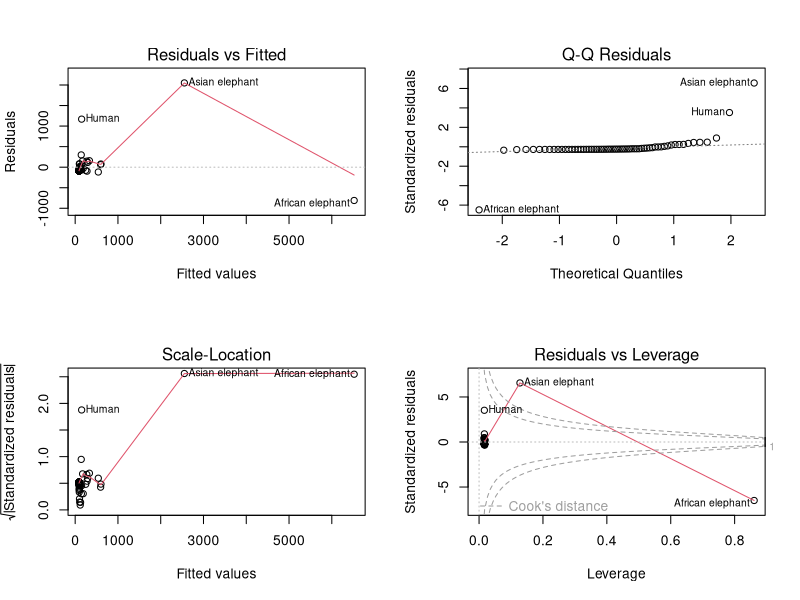
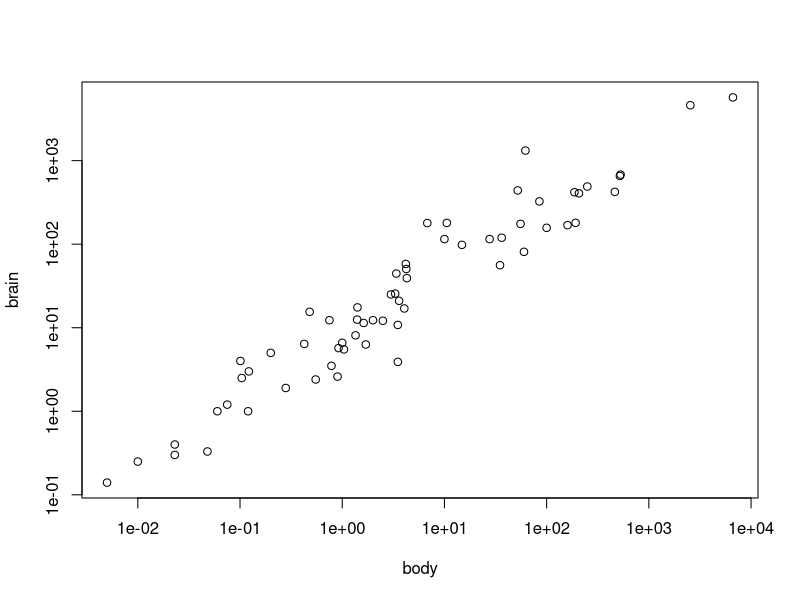
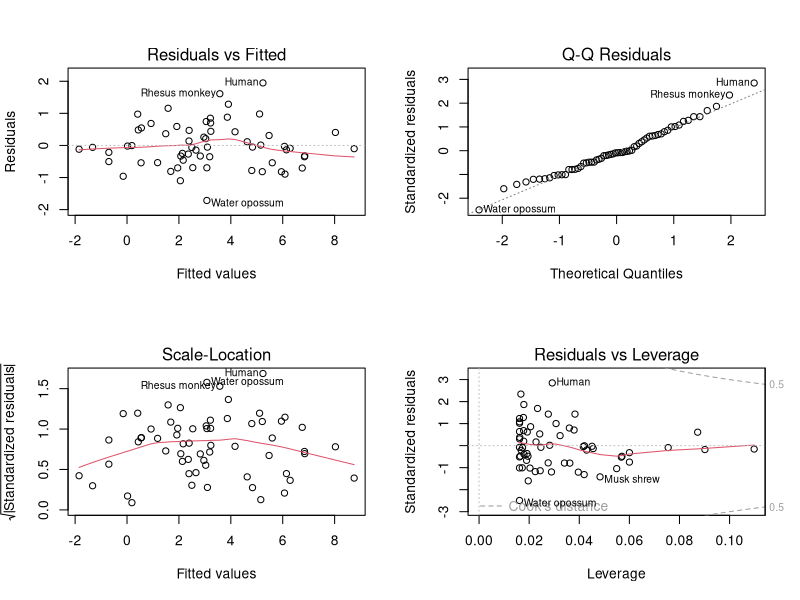
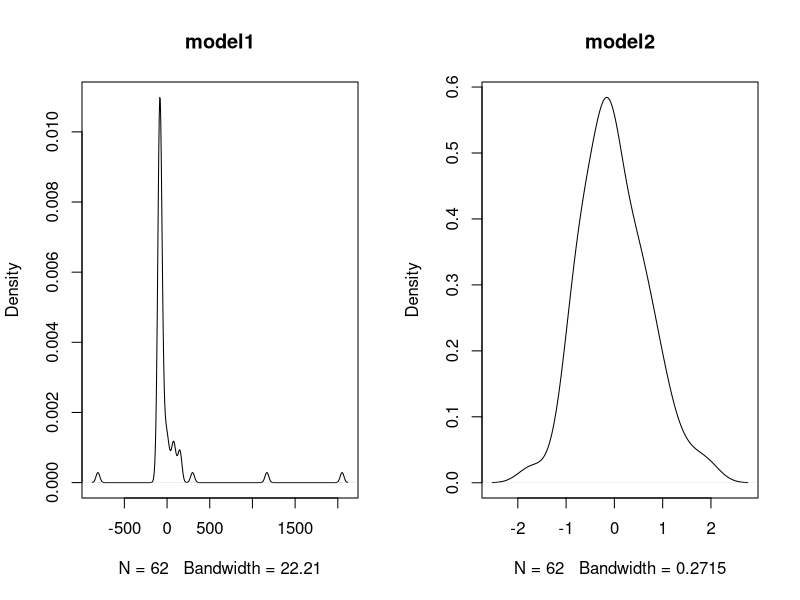
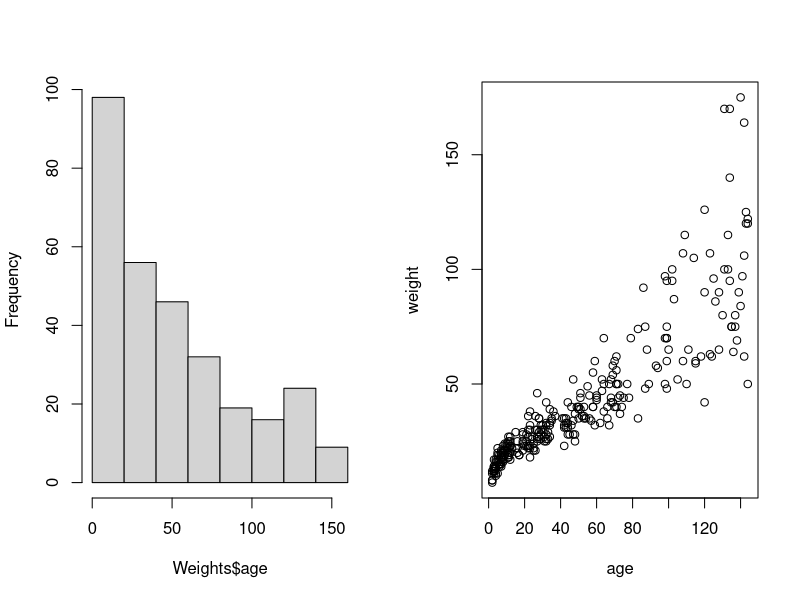
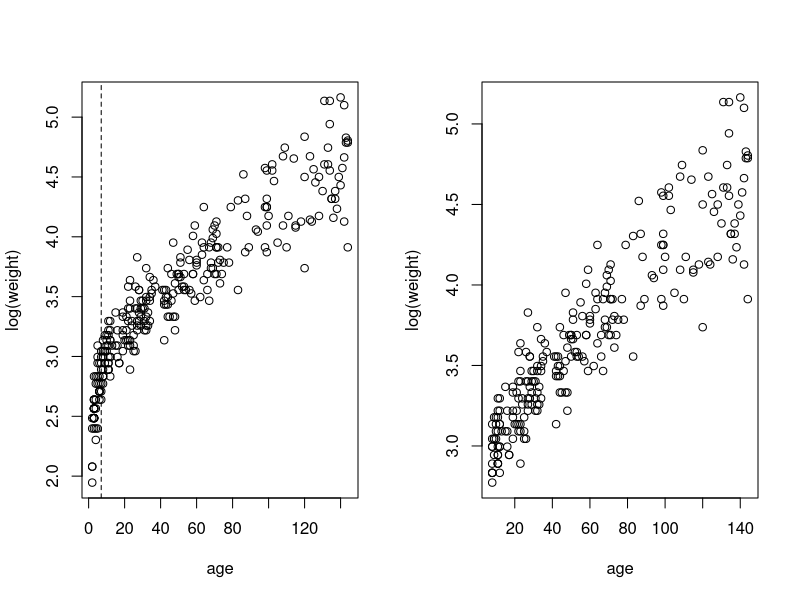
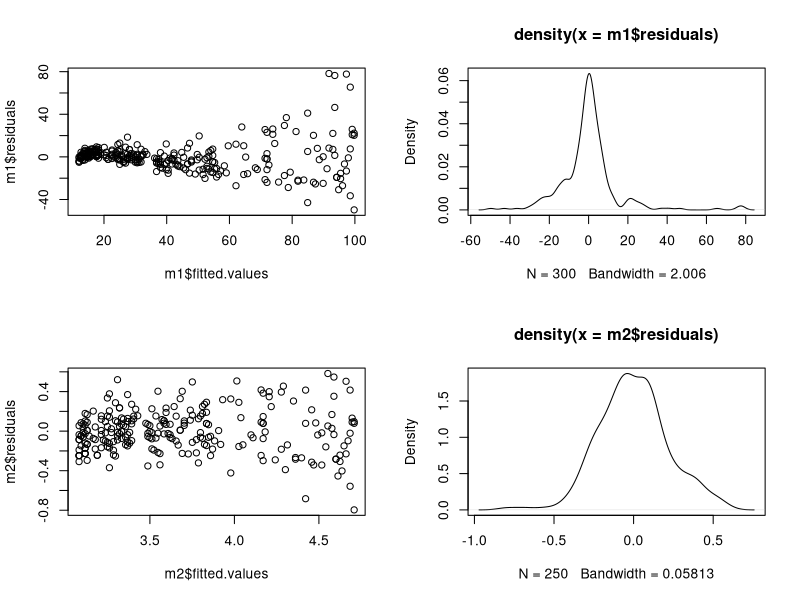

The R script that drew these images, in order:
# Leson 11: Linear Regression
# https://dev.stat.vmhost.psu.edu/stat485/lesson/11/11.1
# 11.1 - The Regression Model and Interpreting the Output ------------------

library(MASS)
data("mammals")
head(mammals)

# linear model
model1 <- lm(brain ~ body, data = mammals)
summary(model1)


# 11.2 - Meeting Regression Assumptions - Normality of Residuals ----------
# check the residuals
par(mfrow=c(2,2))
plot(model1)
dev.off()

# plot the data
with(mammals, plot(body, brain, log="xy"))
model2 <- lm(log(brain) ~ log(body), data = mammals)
summary(model2)

# check residuals again
par(mfrow=c(2,2))
plot(model2)
dev.off()

par(mfrow=c(1,2))
plot(density(model1$residuals), main = "model1")
plot(density(model2$residuals), main = "model2")


# 11.3 - Meeting Regression Assumptions - Homogeneity of Residuals --------

Weights <- read.csv("Data/WeightData.csv", comm="#")
hist(Weights$age, main = "")
plot(weight ~ age, data = Weights)
par(mfrow=c(1, 2))
plot(log(weight) ~ age, data = Weights)
abline(v=7, lty=2)

plot(log(weight) ~ age, data = subset(Weights, age > 7))

m1 <- lm(weight~age, data = Weights)
m2 <- lm(log(weight) ~ age, data = subset(Weights, age > 7))
par(mfrow=c(2, 2))
plot(m1$fitted.values, m1$residuals)
plot(density(m1$residuals))
plot(m2$fitted.values, m2$residuals)
plot(density(m2$residuals))
